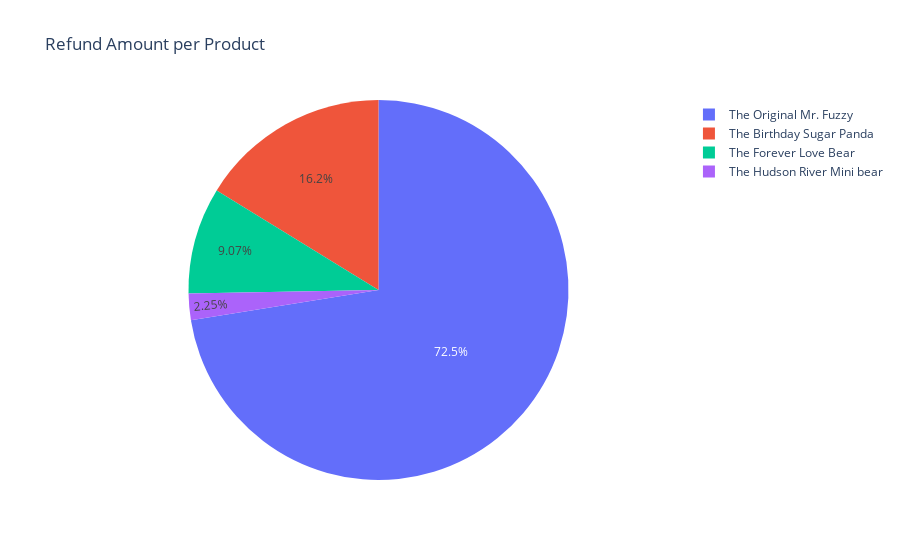

Write notebook code for a chart like this one.
### Markdown cell above
* Compares new customers and repeat customers.
* Majority of customers are new customers.
* Indicates good customer acquisition but low repeat purchase rate.

### Code cell
refund_product = refunds.groupby('product_name')['refund_amount_usd'].sum().reset_index()

px.pie(refund_product,names='product_name',values='refund_amount_usd',title='Refund Amount per Product').show()

### Figure 1 — Plotly figure (JSON) as saved in the notebook; plotly's stock layout.template omitted (floating-point values rounded to 4 significant figures)
{"data": [{"domain": {"x": [0, 1], "y": [0, 1]}, "hovertemplate": "product_name=%{label}<br>refund_amount_usd=%{value}<extra></extra>", "labels": ["The Birthday Sugar Panda", "The Forever Love Bear", "The Hudson River Mini bear", "The Original Mr. Fuzzy"], "legendgroup": "", "name": "", "showlegend": true, "type": "pie", "values": [13840.0, 7739.0, 1919.0, 61840.0]}], "layout": {"legend": {"tracegroupgap": 0}, "title": {"text": "Refund Amount per Product"}}}
